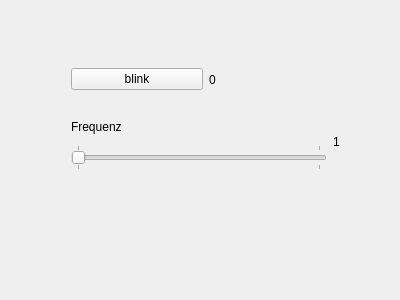
<?xml version="1.0" encoding="UTF-8"?>
<ui version="4.0">
 <class>gui</class>
 <widget class="QWidget" name="gui">
  <property name="geometry">
   <rect>
    <x>0</x>
    <y>0</y>
    <width>400</width>
    <height>300</height>
   </rect>
  </property>
  <property name="windowTitle">
   <string>gui</string>
  </property>
  <widget class="QWidget" name="layoutWidget">
   <property name="geometry">
    <rect>
     <x>60</x>
     <y>40</y>
     <width>291</width>
     <height>141</height>
    </rect>
   </property>
   <layout class="QVBoxLayout" name="verticalLayout_2">
    <item>
     <layout class="QHBoxLayout" name="horizontalLayout">
      <item>
       <widget class="QPushButton" name="startButton">
        <property name="text">
         <string>blink</string>
        </property>
       </widget>
      </item>
      <item>
       <widget class="QLabel" name="blinklabel">
        <property name="text">
         <string>0</string>
        </property>
       </widget>
      </item>
     </layout>
    </item>
    <item>
     <layout class="QHBoxLayout" name="horizontalLayout_2">
      <item>
       <layout class="QVBoxLayout" name="verticalLayout">
        <item>
         <widget class="QLabel" name="freqlabel">
          <property name="text">
           <string>Frequenz</string>
          </property>
         </widget>
        </item>
        <item>
         <widget class="QSlider" name="horizontalSlider">
          <property name="minimum">
           <number>1</number>
          </property>
          <property name="maximum">
           <number>10</number>
          </property>
          <property name="orientation">
           <enum>Qt::Horizontal</enum>
          </property>
          <property name="tickPosition">
           <enum>QSlider::TicksBothSides</enum>
          </property>
         </widget>
        </item>
       </layout>
      </item>
      <item>
       <widget class="QLabel" name="label">
        <property name="text">
         <string>1</string>
        </property>
       </widget>
      </item>
     </layout>
    </item>
   </layout>
  </widget>
 </widget>
 <layoutdefault spacing="6" margin="11"/>
 <resources/>
 <connections/>
</ui>
